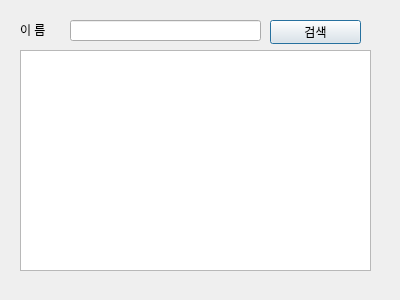
<?xml version="1.0" encoding="UTF-8"?>
<ui version="4.0">
 <class>searchDialog</class>
 <widget class="QDialog" name="searchDialog">
  <property name="geometry">
   <rect>
    <x>0</x>
    <y>0</y>
    <width>400</width>
    <height>300</height>
   </rect>
  </property>
  <property name="windowTitle">
   <string>Dialog</string>
  </property>
  <widget class="QLineEdit" name="lineEdit">
   <property name="geometry">
    <rect>
     <x>70</x>
     <y>20</y>
     <width>191</width>
     <height>21</height>
    </rect>
   </property>
  </widget>
  <widget class="QPushButton" name="pushButton">
   <property name="geometry">
    <rect>
     <x>270</x>
     <y>20</y>
     <width>91</width>
     <height>24</height>
    </rect>
   </property>
   <property name="text">
    <string>검색</string>
   </property>
  </widget>
  <widget class="QTableView" name="tableView">
   <property name="geometry">
    <rect>
     <x>20</x>
     <y>50</y>
     <width>351</width>
     <height>221</height>
    </rect>
   </property>
  </widget>
  <widget class="QLabel" name="label">
   <property name="geometry">
    <rect>
     <x>20</x>
     <y>20</y>
     <width>51</width>
     <height>20</height>
    </rect>
   </property>
   <property name="text">
    <string>이 름</string>
   </property>
  </widget>
 </widget>
 <resources/>
 <connections/>
</ui>
